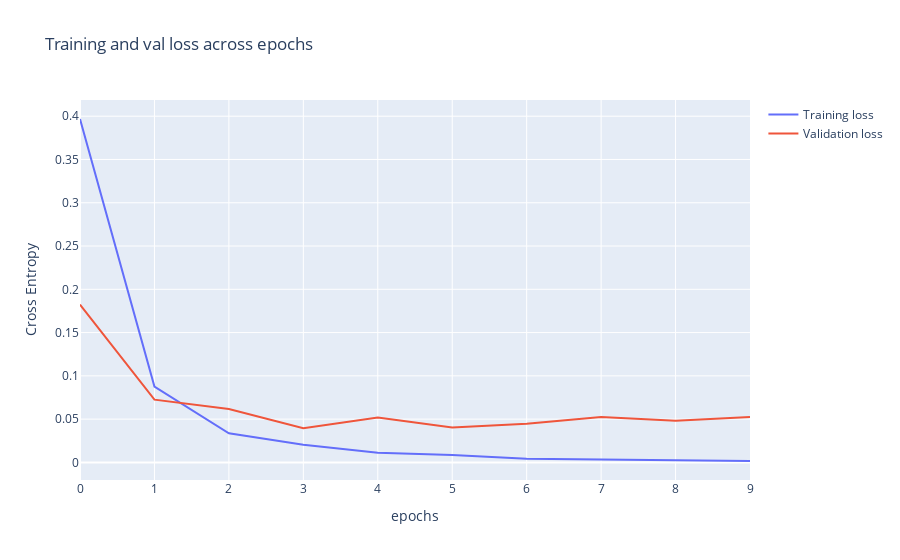

Notebook source saved alongside this figure:
### Markdown cell above
### c) Résultats

### Code cell
fig = go.Figure(data=[
                      go.Scatter(
                          y=loaded_history["loss"],
                          name="Training loss",
                          mode="lines"),
                      go.Scatter(
                          y=loaded_history["val_loss"],
                          name="Validation loss",
                          mode="lines")
])
fig.update_layout(
    title='Training and val loss across epochs',
    xaxis_title='epochs',
    yaxis_title='Cross Entropy'    
)
fig.show()

### Figure 1 — Plotly figure (JSON) as saved in the notebook; plotly's stock layout.template omitted (floating-point values rounded to 4 significant figures)
{"data": [{"mode": "lines", "name": "Training loss", "type": "scatter", "y": [0.3968, 0.08754, 0.03359, 0.02044, 0.01107, 0.008426, 0.004273, 0.003383, 0.002091, 0.001626]}, {"mode": "lines", "name": "Validation loss", "type": "scatter", "y": [0.1823, 0.07253, 0.06166, 0.03942, 0.05197, 0.04028, 0.04464, 0.05237, 0.04826, 0.05243]}], "layout": {"title": {"text": "Training and val loss across epochs"}, "xaxis": {"title": {"text": "epochs"}}, "yaxis": {"title": {"text": "Cross Entropy"}}}}
